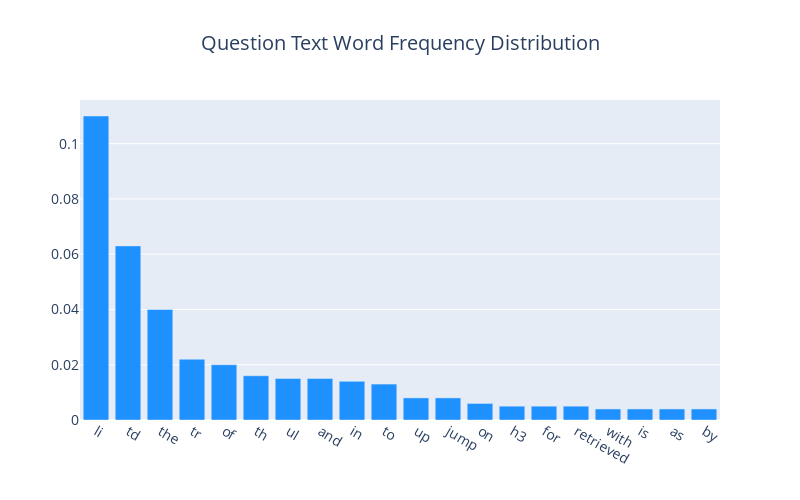

Here is the notebook cell this chart was saved with:
### Code cell
frequency = count_word_frequency(test['document_text'])

### Figure 1 — Plotly figure (JSON) as saved in the notebook; plotly's stock layout.template omitted (floating-point values rounded to 4 significant figures)
{"data": [{"marker": {"color": "#1E90FF"}, "type": "bar", "x": ["li", "td", "the", "tr", "of", "th", "ul", "and", "in", "to", "up", "jump", "on", "h3", "for", "retrieved", "with", "is", "as", "by"], "y": [0.11, 0.063, 0.04, 0.022, 0.02, 0.016, 0.015, 0.015, 0.014, 0.013, 0.008, 0.008, 0.006, 0.005, 0.005, 0.005, 0.004, 0.004, 0.004, 0.004]}], "layout": {"font": {"size": 14}, "height": 500, "title": {"text": "Question Text Word Frequency Distribution", "x": 0.5}, "width": 800}}
